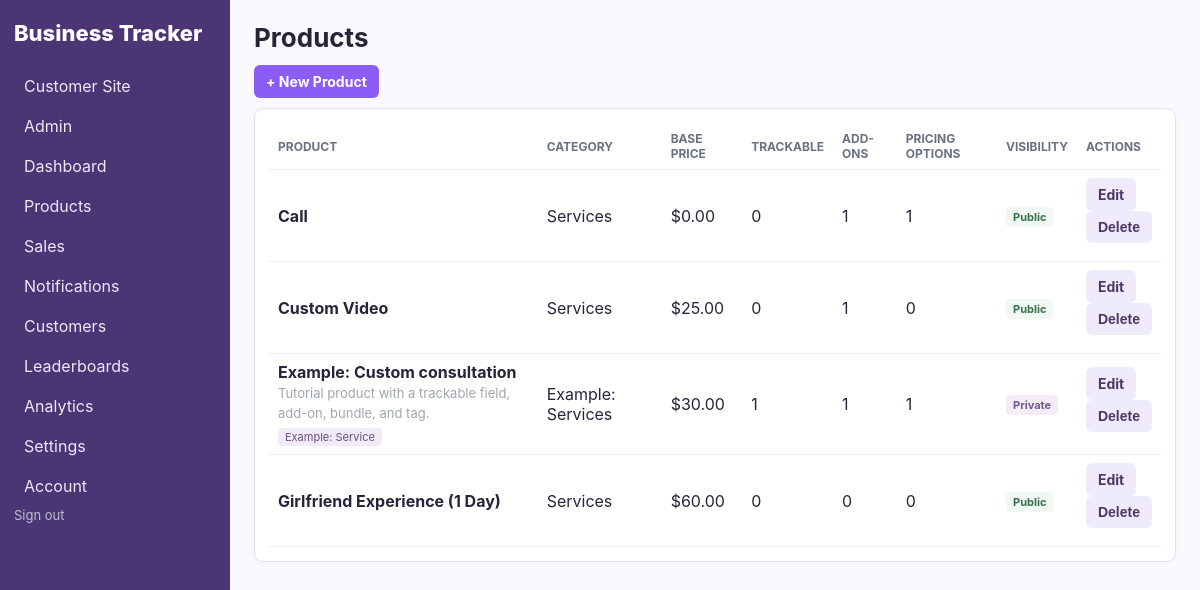
Screenshot of /products (signed in) with the database file from the repository.
### models.py (models this page shows)
class Product(db.Model):
    id = db.Column(db.Integer, primary_key=True)
    owner_id = db.Column(db.Integer, db.ForeignKey('creator_account.id'), nullable=False)
    name = db.Column(db.String(160), nullable=False)
    description = db.Column(db.Text)
    base_price = db.Column(db.Numeric(12,2), default=0)
    active = db.Column(db.Boolean, default=True)
    is_public = db.Column(db.Boolean, nullable=False, default=True)
    category_id = db.Column(db.Integer, db.ForeignKey('category.id'))
    created_at = db.Column(db.DateTime, default=datetime.utcnow)
    version_id = db.Column(db.Integer, nullable=False, default=1)
    __table_args__ = (
        db.UniqueConstraint('owner_id', 'name', name='uq_product_owner_name'),
        db.Index('ix_product_owner_active_name', 'owner_id', 'active', 'name'),
    )
    __mapper_args__ = {'version_id_col': version_id}
    fields = db.relationship('ProductField', backref='product', cascade='all, delete-orphan', lazy=True)
    addons = db.relationship('ProductAddon', backref='product', cascade='all, delete-orphan', lazy=True)
    bundles = db.relationship('ProductBundle', backref='product', cascade='all, delete-orphan', lazy=True)
    tags = db.relationship('ProductTag', secondary=product_tag_link, back_populates='products')
    items = db.relationship('SaleItem', backref='product', lazy=True)

class Category(db.Model):
    id = db.Column(db.Integer, primary_key=True)
    owner_id = db.Column(db.Integer, db.ForeignKey('creator_account.id'), nullable=False)
    name = db.Column(db.String(120), nullable=False)
    description = db.Column(db.Text)
    version_id = db.Column(db.Integer, nullable=False, default=1)
    __table_args__ = (db.UniqueConstraint('owner_id', 'name', name='uq_category_owner_name'),)
    __mapper_args__ = {'version_id_col': version_id}
    products = db.relationship('Product', backref='category', lazy=True)

class ProductTag(db.Model):
    id = db.Column(db.Integer, primary_key=True)
    owner_id = db.Column(db.Integer, db.ForeignKey('creator_account.id'), nullable=False)
    name = db.Column(db.String(40), nullable=False)
    __table_args__ = (
        db.UniqueConstraint('owner_id', 'name', name='uq_product_tag_owner_name'),
        db.Index('ix_product_tag_name', 'name'),
    )
    products = db.relationship('Product', secondary=product_tag_link, back_populates='tags')

### app.py (the view)
@app.route('/products')
def products():
    products_query = Product.query.options(
        joinedload(Product.category), selectinload(Product.tags),
        selectinload(Product.fields), selectinload(Product.addons),
        selectinload(Product.bundles),
    ).order_by(Product.name)
    pagination = products_query.paginate(
        page=max(request.args.get('page', 1, type=int), 1), per_page=50, error_out=False
    )
    return render_template(
        'products/list.html', products=pagination.items, pagination=pagination,
        previous_url=url_for('products', page=pagination.prev_num) if pagination.has_prev else None,
        next_url=url_for('products', page=pagination.next_num) if pagination.has_next else None,
    )

### app.py (called while the page is built, shortened)
@event.listens_for(Session, 'do_orm_execute')
def scope_creator_queries(execute_state):
    if not execute_state.is_select or not execute_state.is_orm_statement or not has_request_context():
        return
    creator_id = getattr(g, 'creator_id', None)
    if getattr(g, 'is_admin', False):
        return
    if not creator_id or request.endpoint in PUBLIC_ENDPOINTS:
        return
    execute_state.statement = execute_state.statement.options(*(
        with_loader_criteria(model, lambda entity: entity.owner_id == creator_id, include_aliases=True)
        for model in TENANT_MODELS
    ))

@app.before_request
def require_creator():
    creator_id = session.get('creator_id')
    creator = db.session.get(CreatorAccount, creator_id) if creator_id else None
    if creator is None or not creator.is_approved:
        session.clear()
        return redirect(url_for('login', next=request.full_path))
    g.creator = creator
    g.creator_id = creator.id
    g.is_admin = creator.is_admin
    if request.endpoint and request.endpoint.startswith('admin_') and not creator.is_admin:
        abort(403)
    if not creator.is_admin and not creator.subscription_exempt and creator.stripe_subscription_status not in ACTIVE_SUBSCRIPTION_STATUSES:
        if request.endpoint not in BILLING_ACCESS_ENDPOINTS:
            return redirect(url_for('seller_billing'))

def money(v):
    try: return Decimal(str(v or 0))
    except (InvalidOperation, ValueError, TypeError): return Decimal('0')

@app.context_processor
def helpers():
    creator = getattr(g, 'creator', None)
    unread_notifications = []
    if creator and creator.banner_notifications:
        unread_notifications = SellerNotification.query.filter_by(
            owner_id=creator.id, read_at=None
        ).order_by(SellerNotification.created_at.desc()).limit(3).all()
    return {
        'money': lambda x: f'${money(x):,.2f}',
        'current_creator': creator,
        'current_store_customer': getattr(g, 'store_customer', None),
        'unread_notifications': unread_notifications,
    }

### templates/products/list.html (shortened to what this page needs)
{% extends 'base.html' %}{% block title %}Products{% endblock %}{% block heading %}Products{% endblock %}{% block
content %}<div class="toolbar"><a class="button" href="{{url_for('product_new')}}">+ New Product</a></div>
<section class="panel">
    <div class="table-scroll">
    <table>
        <tr>
            <th>Product</th>
            <th>Category</th>
            <th>Base Price</th>
            <th>Trackable</th>
            <th>Add-ons</th>
            <th>Pricing Options</th>
            <th>Visibility</th>
            <th>Actions</th>
        </tr>{% for p in products %}<tr>
            <td><b>{{p.name}}</b><br><span class="muted">{{p.description or ''}}</span>{% if p.tags %}<div class="product-tag-list">{% for tag in p.tags %}<span>{{tag.name}}</span>{% endfor %}</div>{% endif %}</td>
            <td>{{p.category.name if p.category else '—'}}</td>
            <td>{{money(p.base_price)}}</td>
            <td>{{p.fields|length}}</td>
            <td>{{p.addons|length}}</td>
            <td>{{p.bundles|length}}</td>
            <td><span class="visibility-badge {{'is-public' if p.is_public else 'is-private'}}">{{'Public' if p.is_public else 'Private'}}</span></td>
            <td><a class="button secondary" href="{{url_for('product_edit',id=p.id)}}">Edit</a>
                <form class="inline" method="post" action="{{url_for('product_delete',id=p.id)}}"
                    onsubmit="return confirm('Delete this product?')"><input type="hidden" name="version_id" value="{{p.version_id}}"><button
                        class="button secondary danger">Delete</button></form>
            </td>
        </tr>{% else %}<tr>
            <td colspan="8">No products yet.</td>
        </tr>{% endfor %}
    </table>
    </div>
</section>{% endblock %}

### static/css/app.css (style rules this page uses)
:root { font-family: Inter, system-ui, -apple-system, Segoe UI, sans-serif; color: #20242b; background: #f5f6f8; }
* { box-sizing: border-box; }
body { margin: 0; display: flex; min-height: 100vh; }
.cards > div, .panel { background: white; border: 1px solid #e2e5ea; border-radius: 9px; padding: 14px; box-shadow: 0 3px 14px #00000008; }
.toolbar { margin-bottom: 10px; }
table { width: 100%; border-collapse: collapse; }
th, td { text-align: left; padding: 8px 9px; border-bottom: 1px solid #eceef2; }
th { font-size: 12px; text-transform: uppercase; color: #697280; }
.button { display: inline-block; border: 0; background: #2e5cff; color: #fff; padding: 8px 12px; border-radius: 6px; text-decoration: none; cursor: pointer; font-weight: 700; }
.secondary { background: #edf0f5; color: #303641; }
.danger { color: #c93535; }
.muted { color: #7b8490; font-size: 13px; }
.inline { display: flex; gap: 6px; margin-bottom: 10px; }
.product-tag-list { display: flex; flex-wrap: wrap; gap: 4px; margin-top: 6px; }
.product-tag-list span { max-width: 100%; padding: 2px 7px; overflow-wrap: anywhere; color: #66527e; background: #f1ebf7; border-radius: 4px; font-size: 11px; }
.visibility-badge { display: inline-block; padding: 3px 7px; border-radius: 4px; font-size: 11px; font-weight: 700; }
.visibility-badge.is-public { color: #34714a; background: #f1f8f3; }
.visibility-badge.is-private { color: #70578f; background: #f2edf7; }
.muted { opacity: 0.72; }
.danger { color: #a33; }
.cards > div, .panel { box-shadow: 0 1px 6px #00000008; }
.toolbar { display: flex; align-items: center; gap: 7px; flex-wrap: wrap; }
.button { font-size: 14px; }
:root { --purple: #8b5cf6; --purple-dark: #6d3fd6; --purple-soft: #f1ebff; --border: #e6e0f0; }
body { background: #faf9fd; color: #29233a; }
.button { background: var(--purple); }
.secondary { background: #f0ebfa; color: #4c3865; }
.cards > div, .panel { border-color: var(--border); }
.table-scroll { overflow-x: auto; -webkit-overflow-scrolling: touch; }
.table-scroll table { min-width: 620px; }

### rows the page displays
Product: name "Call", category "Services", base_price "$0.00", fields|length "0", addons|length "1", bundles|length "1", is_public "Public"
Product: name "Custom Video", category "Services", base_price "$25.00", fields|length "0", addons|length "1", bundles|length "0", is_public "Public"
Product: name "Example: Custom consultation", description "Tutorial product with a trackable field, add-on, bundle, and tag.", category "Example: Services", base_price "$30.00", fields|length "1", addons|length "1", bundles|length "1", is_public "Private"
ProductTag: name "Example: Service"
Product: name "Girlfriend Experience (1 Day)", category "Services", base_price "$60.00", fields|length "0", addons|length "0", bundles|length "0", is_public "Public"
